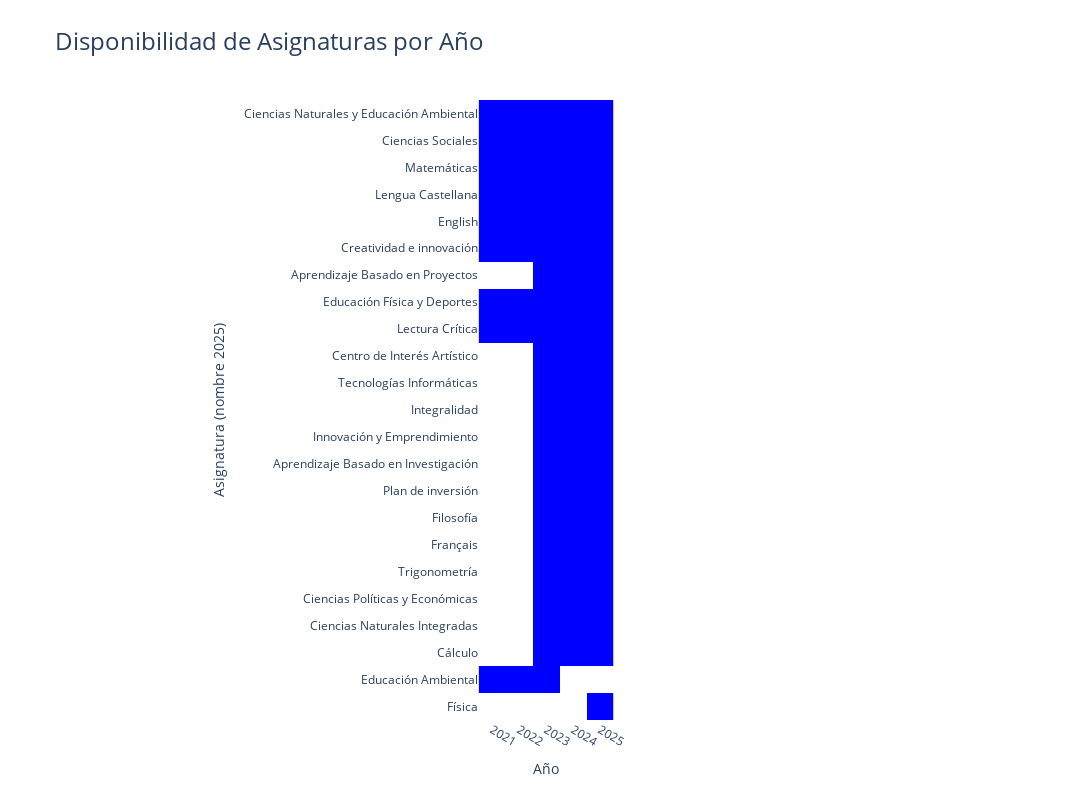

Here is the notebook cell this chart was saved with:
### Markdown cell above
## 3. Calificaciones

### Descripción general
El dataset de calificaciones recoge los resultados académicos de los estudiantes desde **2021-1 hasta 2025-1**. La fuente de datos son reportes en Excel (2021–2022) y PDFs individuales (2023–2025), que fueron transformados para su análisis.

Las calificaciones evalúan el desempeño por **asignatura** y por **competencia** en cada periodo académico.

### Cambios importantes en el sistema de evaluación:

- **De 2021 a 2022**:
  - Asignaturas principales: Ciencias Naturales, Ciencias Sociales, Matemáticas, Lengua Castellana, Inglés, Innovación y Emprendimiento, Educación Física, Educación Ambiental, Comprensión Lectora.
  - Competencias evaluadas: **Comunicativa, Procedimental, Axiológica, Actitudinal, Cognitiva** (todas computadas de manera independiente y luego promediadas).

- **De 2023 a 2025**:
  - Cambio en nombres de varias asignaturas.
  - Se **elimina la competencia Comunicativa**.
  - Calificaciones con **promedio ponderado** entre Procedimental, Axiológica, Actitudinal y Cognitiva.

### Tabla de transición de asignaturas (archivo `asignaturas.csv`)

| ID Asignatura | Nombre 2021 | Nombre 2022 | Nombre 2023 | Nombre 2024 | Nombre 2025 | Área |
|---------------|-------------|-------------|-------------|-------------|-------------|------|
| 1             | Ciencias Naturales | Ciencias Naturales | Ciencias Naturales | Ciencias Naturales y Educación Ambiental | Ciencias Naturales y Educación Ambiental | Ciencias Naturales |
| 2             | Ciencias Sociales  | Ciencias Sociales  | Ciencias Sociales  | Ciencias Sociales  | Ciencias Sociales  | Ciencias Sociales |
| 3             | Matemáticas         | Matemáticas         | Matemáticas         | Matemáticas         | Matemáticas         | Matemáticas |
| 4             | Lengua Castellana   | Lengua Castellana   | Lengua Castellana   | Lengua Castellana   | Lengua Castellana   | Humanidades |
| 5             | Inglés              | Inglés              | Inglés              | English             | English             | Humanidades |
| 6             | Innovación y Emprendimiento | Creatividad e Innovación | Creatividad e Innovación | Creatividad e innovación | Investigacion e Innovación |
| 7             |                     | Aprendizaje Basado en Proyectos | Aprendizaje Basado en Proyectos | Aprendizaje Basado en Proyectos | Investigacion e Innovación |
| 8             | Educación Física    | Educación Física    | Educación Física y Deportes | Educación Física y Deportes | Educación Física |
| 9             | Comprensión Lectora | Lectura Crítica     | Lectura Crítica     | Lectura Crítica     | Humanidades |
| ...           | ...                 | ...                 | ...                 | ...                 | ... |

*(Tabla completa disponible en `asignaturas.csv`)*

---

### Variables clave en calificaciones:
- **documento_identificación**: Para unir con estudiantes y demás fuentes.
- **id_asignatura**: Para asociar cada nota al área académica correspondiente.
- **periodo, año**: Para análisis temporal de desempeño.
---

### Notas:
- La transformación de calificaciones de PDFs a CSV implicó la limpieza manual y extracción automática de nombres, documentos y notas individuales.
- Se creó un **hash** para proteger información sensible como documento de identidad durante la etapa de modelado.

### Code cell
import pandas as pd
import plotly.express as px

df_asignaturas = pd.read_csv("../../data/raw/tablas_maestras/asignaturas.csv")

pivot = pd.DataFrame({
    2021: df_asignaturas['nombre_2021'].notna().astype(int),
    2022: df_asignaturas['nombre_2022'].notna().astype(int),
    2023: df_asignaturas['nombre_2023'].notna().astype(int),
    2024: df_asignaturas['nombre_2024'].notna().astype(int),
    2025: df_asignaturas['nombre_2025'].notna().astype(int)
})

index_plus_1 = df_asignaturas.index + 1
mapping = dict(zip(index_plus_1, df_asignaturas['nombre']))

pivot.index = pivot.index + 1   # sumamos +1 al index del pivot
pivot.index = pivot.index.map(mapping)  # mapeamos al nombre_2025

fig = px.imshow(
    pivot,
    labels=dict(x="Año", y="Asignatura (2025)", color="Disponible"),
    title="Disponibilidad de Asignaturas por Año",
    color_continuous_scale=[[0, 'white'], [1, 'blue']]
)

fig.update_layout(
    template="plotly_white",
    width=1200,
    height=800,
    xaxis_title="Año",
    yaxis_title="Asignatura (nombre 2025)",
    coloraxis_showscale=False,
    xaxis=dict(
        type='category',
        tickmode='array',
        tickvals=[2021, 2022, 2023, 2024, 2025],
        ticktext=["2021", "2022", "2023", "2024", "2025"]
    ),
    yaxis=dict(
        tickmode='linear'
    ),
    title_font_size=24
)
fig.show()

### Figure 1 — Plotly figure (JSON) as saved in the notebook; plotly's stock layout.template omitted (floating-point values rounded to 4 significant figures)
{"data": [{"coloraxis": "coloraxis", "hovertemplate": "Año: %{x}<br>Asignatura (2025): %{y}<br>Disponible: %{z}<extra></extra>", "name": "0", "type": "heatmap", "x": [2021, 2022, 2023, 2024, 2025], "xaxis": "x", "y": ["Ciencias Naturales y Educación Ambiental", "Ciencias Sociales", "Matemáticas", "Lengua Castellana", "English", "Creatividad e innovación", "Aprendizaje Basado en Proyectos", "Educación Física y Deportes", "Lectura Crítica", "Centro de Interés Artístico", "Tecnologías Informáticas", "Integralidad", "Innovación y Emprendimiento", "Aprendizaje Basado en Investigación", "Plan de inversión", "Filosofía", "Français", "Trigonometría", "Ciencias Políticas y Económicas", "Ciencias Naturales Integradas", "Cálculo", "Educación Ambiental", "Física"], "yaxis": "y", "z": [[1, 1, 1, 1, 1], [1, 1, 1, 1, 1], [1, 1, 1, 1, 1], [1, 1, 1, 1, 1], [1, 1, 1, 1, 1], [1, 1, 1, 1, 1], [0, 0, 1, 1, 1], [1, 1, 1, 1, 1], [1, 1, 1, 1, 1], [0, 0, 1, 1, 1], [0, 0, 1, 1, 1], [0, 0, 1, 1, 1], [0, 0, 1, 1, 1], [0, 0, 1, 1, 1], [0, 0, 1, 1, 1], [0, 0, 1, 1, 1], [0, 0, 1, 1, 1], [0, 0, 1, 1, 1], [0, 0, 1, 1, 1], [0, 0, 1, 1, 1], [0, 0, 1, 1, 1], [1, 1, 1, 0, 0], [0, 0, 0, 0, 1]]}], "layout": {"coloraxis": {"colorbar": {"title": {"text": "Disponible"}}, "colorscale": [[0, "white"], [1, "blue"]], "showscale": false}, "height": 800, "title": {"font": {"size": 24}, "text": "Disponibilidad de Asignaturas por Año"}, "width": 1200, "xaxis": {"anchor": "y", "constrain": "domain", "domain": [0, 1], "scaleanchor": "y", "tickmode": "array", "ticktext": ["2021", "2022", "2023", "2024", "2025"], "tickvals": [2021, 2022, 2023, 2024, 2025], "title": {"text": "Año"}, "type": "category"}, "yaxis": {"anchor": "x", "autorange": "reversed", "constrain": "domain", "domain": [0, 1], "tickmode": "linear", "title": {"text": "Asignatura (nombre 2025)"}}}}
